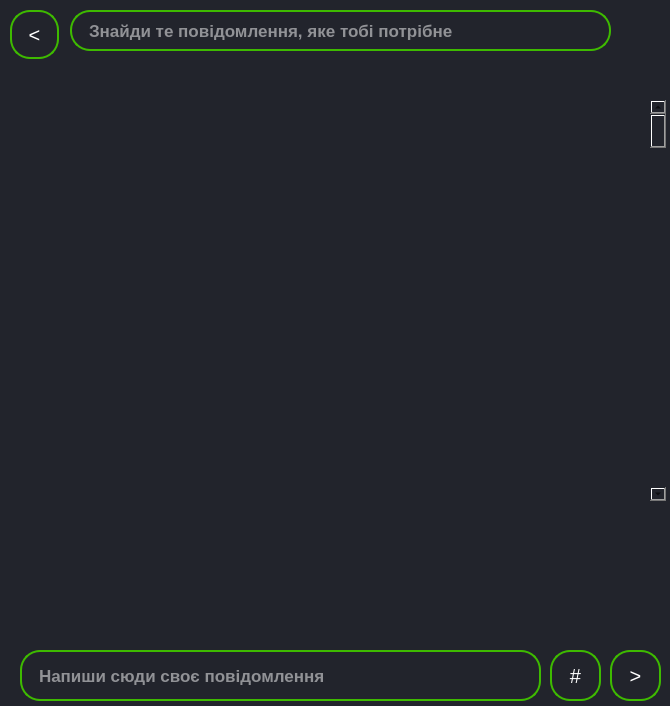
<?xml version="1.0" encoding="UTF-8"?>
<ui version="4.0">
 <class>MainWindow</class>
 <widget class="QMainWindow" name="MainWindow">
  <property name="geometry">
   <rect>
    <x>0</x>
    <y>0</y>
    <width>670</width>
    <height>706</height>
   </rect>
  </property>
  <property name="windowTitle">
   <string>MainWindow</string>
  </property>
  <property name="styleSheet">
   <string notr="true">background-color: rgb(34, 36, 44);</string>
  </property>
  <widget class="QWidget" name="centralwidget">
   <widget class="QPushButton" name="pushButton">
    <property name="geometry">
     <rect>
      <x>10</x>
      <y>10</y>
      <width>49</width>
      <height>49</height>
     </rect>
    </property>
    <property name="font">
     <font>
      <pointsize>-1</pointsize>
     </font>
    </property>
    <property name="styleSheet">
     <string notr="true">QPushButton {
    background-color: rgb(34, 36, 44);
    color: white;
    border-radius: 20px;
    font-size: 20px;
    border: 2px solid rgb(62, 186, 0);
    min-width: 45px;
    min-height: 45px;
}
QPushButton:hover{
	border: 2px solid rgb(255, 0, 0);
}

</string>
    </property>
    <property name="text">
     <string>&lt;</string>
    </property>
   </widget>
   <widget class="QPushButton" name="pushButton_2">
    <property name="geometry">
     <rect>
      <x>610</x>
      <y>650</y>
      <width>51</width>
      <height>51</height>
     </rect>
    </property>
    <property name="font">
     <font>
      <pointsize>-1</pointsize>
     </font>
    </property>
    <property name="styleSheet">
     <string notr="true">QPushButton {
    background-color: rgb(34, 36, 44);
    color: white;
    border-radius: 20px;
    font-size: 20px;
    border: 2px solid rgb(62, 186, 0);
    min-width: 45px;
    min-height: 45px;
}
QPushButton:hover{
	border: 2px solid rgb(220, 0, 169);
}
</string>
    </property>
    <property name="text">
     <string>&gt;</string>
    </property>
   </widget>
   <widget class="QScrollBar" name="verticalScrollBar">
    <property name="geometry">
     <rect>
      <x>650</x>
      <y>100</y>
      <width>16</width>
      <height>401</height>
     </rect>
    </property>
    <property name="styleSheet">
     <string notr="true"/>
    </property>
    <property name="orientation">
     <enum>Qt::Vertical</enum>
    </property>
   </widget>
   <widget class="QLineEdit" name="lineEdit">
    <property name="geometry">
     <rect>
      <x>20</x>
      <y>650</y>
      <width>521</width>
      <height>51</height>
     </rect>
    </property>
    <property name="font">
     <font>
      <pointsize>13</pointsize>
      <weight>75</weight>
      <bold>true</bold>
     </font>
    </property>
    <property name="styleSheet">
     <string notr="true">QLineEdit {

border: 2px solid rgb(62, 186, 0);

border-radius: 20px;

color: #FFFFFF;

padding-left: 15px;

padding-right: 20px;

background-color: rgb(34, 36, 44); }

QLineEdit:hover{
	border: 2px solid rgb(0, 0, 255);
}</string>
    </property>
    <property name="placeholderText">
     <string>Напиши сюди своє повідомлення</string>
    </property>
   </widget>
   <widget class="QLineEdit" name="lineEdit_2">
    <property name="geometry">
     <rect>
      <x>70</x>
      <y>10</y>
      <width>541</width>
      <height>41</height>
     </rect>
    </property>
    <property name="font">
     <font>
      <pointsize>13</pointsize>
      <weight>75</weight>
      <bold>true</bold>
     </font>
    </property>
    <property name="styleSheet">
     <string notr="true">QLineEdit {

border: 2px solid rgb(62, 186, 0);

border-radius: 20px;

color: #FFFFFF;

padding-left: 15px;

padding-right: 20px;

background-color: rgb(34, 36, 44); }

QLineEdit:hover{
	border: 2px solid rgb(0, 0, 255);
}</string>
    </property>
    <property name="placeholderText">
     <string>Знайди те повідомлення, яке тобі потрібне</string>
    </property>
   </widget>
   <widget class="QPushButton" name="pushButton_3">
    <property name="geometry">
     <rect>
      <x>550</x>
      <y>650</y>
      <width>51</width>
      <height>51</height>
     </rect>
    </property>
    <property name="font">
     <font>
      <pointsize>-1</pointsize>
     </font>
    </property>
    <property name="styleSheet">
     <string notr="true">QPushButton {
    background-color: rgb(34, 36, 44);
    color: white;
    border-radius: 20px;
    font-size: 20px;
    border: 2px solid rgb(62, 186, 0);
    min-width: 45px;
    min-height: 45px;
}
QPushButton:hover{
	border: 2px solid rgb(255, 239, 7);
}
</string>
    </property>
    <property name="text">
     <string>#</string>
    </property>
   </widget>
  </widget>
 </widget>
 <resources/>
 <connections/>
</ui>
